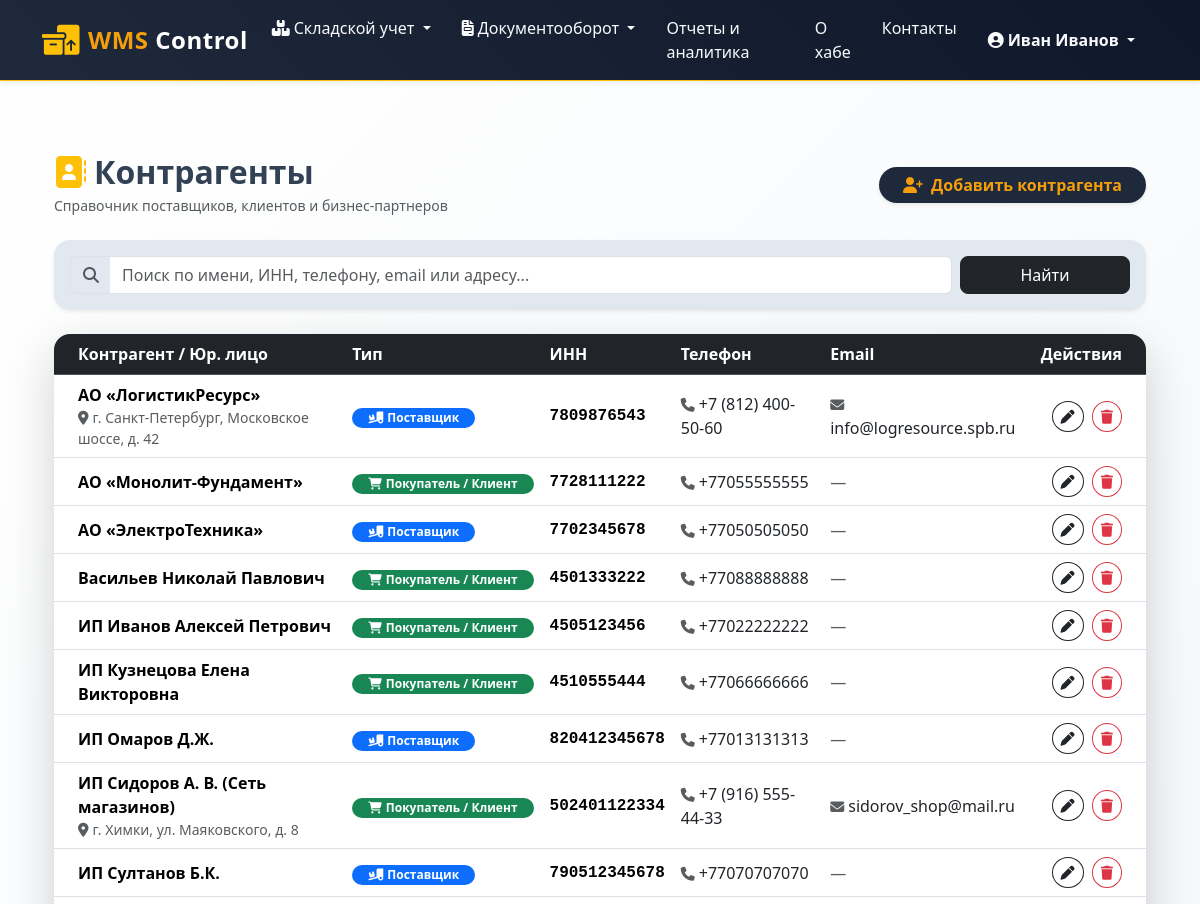
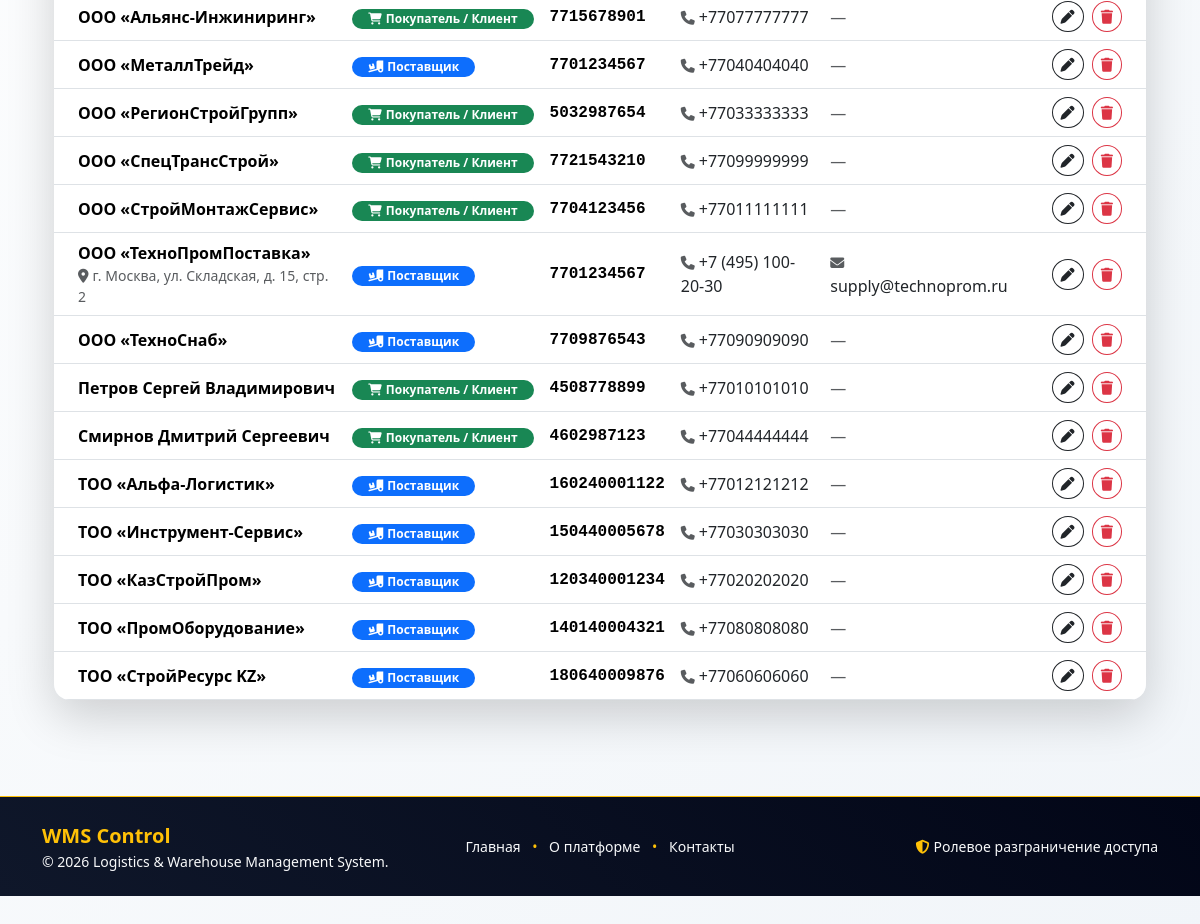
Page /orders/contractors/ (signed in) on the committed database (2 pictures, top to bottom).
### orders/models.py (models this page shows, shortened)
class Contractor(models.Model):
    TYPE_SUPPLIER = 'supplier'
    TYPE_CUSTOMER = 'customer'
    CONTRACTOR_TYPE_CHOICES = [
        (TYPE_SUPPLIER, _('Supplier')),
        (TYPE_CUSTOMER, _('Customer')),
    ]
    name = models.CharField(_('Contractor name / Legal entity'), max_length=200)
    contractor_type = models.CharField(
        _('Contractor type'),
        max_length=20,
        choices=CONTRACTOR_TYPE_CHOICES,
        default=TYPE_SUPPLIER
    )
    tax_id = models.CharField(_('Tax ID / INN'), max_length=20, blank=True)
    phone = models.CharField(_('Phone number'), max_length=50, blank=True)
    email = models.EmailField(_('Email address'), blank=True)
    address = models.TextField(_('Legal address'), blank=True)
    class Meta:
        verbose_name = _('Contractor')
        verbose_name_plural = _('Contractors')
        ordering = ['name']

### orders/views.py (the view, shortened to what this page needs)
# urls.py: path('contractors/', views.ContractorListView.as_view(), name='contractor_list'),
class ContractorListView(StorekeeperRequiredMixin, ListView):
    model = Contractor
    template_name = 'orders/contractor_list.html'
    context_object_name = 'contractors'
    def get_queryset(self):
        queryset = Contractor.objects.all()
        query = self.request.GET.get('q')
        return queryset
    def get_context_data(self, **kwargs):
        context = super().get_context_data(**kwargs)
        context['search_query'] = self.request.GET.get('q', '')
        return context

### inventory/mixins.py (called while the page is built)
    def dispatch(self, request, *args, **kwargs):
        if not request.user.is_authenticated:
            return self.handle_no_permission()
        if request.user.is_superuser:
            return super().dispatch(request, *args, **kwargs)
        user_role = getattr(getattr(request.user, 'profile', None), 'role', None)
        if user_role in ['storekeeper', 'manager', 'admin']:
            return super().dispatch(request, *args, **kwargs)
        raise PermissionDenied

### templates/orders/contractor_list.html (shortened to what this page needs)
{% extends 'base.html' %}
{% load i18n %}
{% block content %}
<div class="container py-4 py-lg-5">
    <div class="d-flex flex-wrap justify-content-between align-items-center gap-3 mb-4">
        <div>
            <h2 class="fw-bold mb-1">
                <i class="fa-solid fa-address-book text-warning me-2"></i>{% translate "Contractors" %}
            </h2>
            <p class="text-muted small mb-0">{% translate "Directory of suppliers, customers, and business partners" %}</p>
        </div>
        {% if user.profile.role == 'manager' or user.is_superuser %}
            <a href="{% url 'orders:contractor_create' %}" class="btn btn-dark fw-bold rounded-pill px-4 shadow-sm" style="background-color: var(--navbar-background-color-light, #212529); color: var(--navbar-text-color-dark, #ffffff); border: none;">
                <i class="fa-solid fa-user-plus me-2"></i>{% translate "Add Contractor" %}
            </a>
        {% endif %}
    </div>
    <div class="card border-0 shadow-sm rounded-4 mb-4 p-3" style="background-color: var(--card-background-color-dark, #ffffff);">
        <form method="get" action="" class="row g-2 align-items-center">
            <div class="col-md-10">
                <div class="input-group">
                    <span class="input-group-text bg-transparent border-end-0 text-muted">
                        <i class="fa-solid fa-magnifying-glass"></i>
                    </span>
                    <input type="text" name="q" value="{{ search_query }}" class="form-control border-start-0" placeholder="{% translate 'Search by name, tax ID, phone, email, or address...' %}">
                </div>
            </div>
            <div class="col-md-2 d-flex gap-2">
                <button type="submit" class="btn btn-dark w-100 rounded-3">{% translate "Search" %}</button>
            </div>
        </form>
    </div>
    <div class="card border-0 shadow-lg rounded-4 overflow-hidden" style="background-color: var(--card-background-color-dark, #ffffff);">
        <div class="table-responsive">
            <table class="table table-hover align-middle mb-0">
                <thead class="table-dark">
                    <tr>
                        <th scope="col" class="ps-4">{% translate "Contractor / Legal Entity" %}</th>
                        <th scope="col">{% translate "Type" %}</th>
                        <th scope="col">{% translate "Tax ID / INN" %}</th>
                        <th scope="col">{% translate "Phone" %}</th>
                        <th scope="col">{% translate "Email" %}</th>
                        {% if user.profile.role == 'manager' or user.is_superuser %}
                            <th scope="col" class="text-end pe-4">{% translate "Actions" %}</th>
                        {% endif %}
                    </tr>
                </thead>
                <tbody>
                    {% for contractor in contractors %}
                        <tr>
                            <td class="ps-4">
                                <div class="fw-bold fs-6">{{ contractor.name }}</div>
                                {% if contractor.address %}
                                    <small class="text-muted d-block"><i class="fa-solid fa-location-dot me-1"></i>{{ contractor.address|truncatewords:8 }}</small>
                                {% endif %}
                            </td>
                            <td>
                                {% if contractor.contractor_type == 'supplier' %}
                                    <span class="badge bg-primary rounded-pill px-3">
                                        <i class="fa-solid fa-truck-ramp-box me-1"></i>{{ contractor.get_contractor_type_display }}
                                    </span>
                                {% else %}
                                    <span class="badge bg-success rounded-pill px-3">
                                        <i class="fa-solid fa-cart-shopping me-1"></i>{{ contractor.get_contractor_type_display }}
                                    </span>
                                {% endif %}
                            </td>
                            <td class="font-monospace fw-semibold">{{ contractor.tax_id|default:"—" }}</td>
                            <td>
                                {% if contractor.phone %}
                                    <a href="tel:{{ contractor.phone }}" class="text-decoration-none text-body">
                                        <i class="fa-solid fa-phone me-1 text-muted small"></i>{{ contractor.phone }}
                                    </a>
                                {% else %}
                                    <span class="text-muted italic">—</span>
                                {% endif %}
                            </td>
                            <td>
                                {% if contractor.email %}
                                    <a href="mailto:{{ contractor.email }}" class="text-decoration-none text-body">
                                        <i class="fa-solid fa-envelope me-1 text-muted small"></i>{{ contractor.email }}
                                    </a>
                                {% else %}
                                    <span class="text-muted italic">—</span>
                                {% endif %}
                            </td>
                            {% if user.profile.role == 'manager' or user.is_superuser %}
                                <td class="text-end pe-4">
                                    <a href="{% url 'orders:contractor_update' contractor.pk %}" class="btn btn-sm btn-outline-dark rounded-circle me-1" title="{% translate 'Edit' %}">
                                        <i class="fa-solid fa-pen"></i>
                                    </a>
                                    <button type="button" class="btn btn-sm btn-outline-danger rounded-circle" data-bs-toggle="modal" data-bs-target="#deleteContractorModal{{ contractor.pk }}" title="{% translate 'Delete' %}">
                                        <i class="fa-solid fa-trash"></i>
                                    </button>
                                </td>
                            {% endif %}
                        </tr>
                    {% endfor %}
                </tbody>
            </table>
        </div>
    </div>
</div>
{% endblock %}

### templates/base.html (shortened to what this page needs)
<!DOCTYPE html>
{% load static %}
{% load i18n %}
<html lang="{{ LANGUAGE_CODE|default:'ru' }}">
<head>
    <link href="https://cdn.jsdelivr.net/npm/bootstrap@5.3.3/dist/css/bootstrap.min.css" rel="stylesheet">
    <link rel="stylesheet" href="https://cdnjs.cloudflare.com/ajax/libs/font-awesome/6.7.2/css/all.min.css">
    <link rel="stylesheet" href="https://cdn.datatables.net/1.13.8/css/dataTables.bootstrap5.min.css">
    <link rel="stylesheet" href="{% static 'css/site.css' %}">
</head>
<body class="d-flex flex-column min-vh-100 bg-light">
    <header>
        <nav class="navbar navbar-expand-lg navbar-dark bg-dark border-bottom border-warning shadow-sm mb-4">
            <div class="container">
                <a class="navbar-brand fw-bold text-warning d-flex align-items-center" href="{% url 'index' %}">
                    <i class="fa-solid fa-boxes-packing fa-lg me-2 text-warning"></i>
                    <span>WMS <span class="text-white">Control</span></span>
                </a>
                <div class="collapse navbar-collapse" id="mainMenu">
                    <ul class="navbar-nav me-auto mb-2 mb-lg-0">
                        {% if user.is_authenticated %}
                            <li class="nav-item dropdown">
                                <a class="nav-link dropdown-toggle text-light" href="#" id="inventoryDropdown" role="button" data-bs-toggle="dropdown" aria-expanded="false">
                                    <i class="fa-solid fa-boxes-stacked me-1"></i>{% trans "Inventory" %}
                                </a>
                            </li>
                            <li class="nav-item dropdown">
                                <a class="nav-link dropdown-toggle text-light" href="#" id="ordersDropdown" role="button" data-bs-toggle="dropdown" aria-expanded="false">
                                    <i class="fa-solid fa-file-invoice me-1"></i>{% trans "Documents" %}
                                </a>
                            </li>
							{% if user.profile.role == 'manager' or user.is_superuser %}
								<li class="nav-item">
									<a class="nav-link text-light" href="{% url 'orders:reports_dashboard' %}">
									   {% trans "Reports" %}
									</a>
								</li>
							{% endif %}
                        {% endif %}
                        <li class="nav-item">
                            <a class="nav-link text-light" href="{% url 'about' %}">{% trans "About Hub" %}</a>
                        </li>
                        <li class="nav-item">
                            <a class="nav-link text-light" href="{% url 'contact' %}">{% trans "Contacts" %}</a>
                        </li>
                    </ul>
                    <div class="d-flex align-items-center gap-3">
                        <ul class="navbar-nav">
                            {% if user.is_authenticated %}
                                <li class="nav-item dropdown">
                                    <a class="nav-link dropdown-toggle text-warning fw-semibold" href="#" id="userDropdown"
                                       role="button" data-bs-toggle="dropdown" aria-expanded="false">
                                        <i class="fa-solid fa-circle-user me-1"></i>{{ user.get_full_name|default:user.username }}
                                    </a>
                                </li>
                            {% else %}
                                <div class="d-flex gap-2">
                                    <a href="{% url 'accounts:login' %}" class="btn btn-outline-warning btn-sm fw-semibold">{% trans "Log in" %}</a>
                                </div>
                            {% endif %}
                        </ul>
                    </div>
                </div>
            </div>
        </nav>
    </header>
    <main role="main" class="flex-grow-1 pb-5">
        <div class="container">
            {% block content %}{% endblock content %}
        </div>
    </main>
	<footer class="bg-dark text-light py-4 border-top border-warning mt-auto">
		<div class="container">
			<div class="row align-items-center gy-3">
				<div class="col-12 col-md-4 text-center text-md-start">
					<div class="fw-bold text-warning fs-5">WMS Control</div>
					<p class="small text-light mb-0">&copy; 2026 Logistics & Warehouse Management System.</p>
				</div>
				<div class="col-12 col-md-4 text-center">
					<ul class="list-inline mb-0 small">
						<li class="list-inline-item"><a href="{% url 'index' %}" class="text-light text-decoration-none">{% trans "Home" %}</a></li>
						<li class="list-inline-item text-warning">•</li>
						<li class="list-inline-item"><a href="{% url 'about' %}" class="text-light text-decoration-none">{% trans "About" %}</a></li>
						<li class="list-inline-item text-warning">•</li>
						<li class="list-inline-item"><a href="{% url 'contact' %}" class="text-light text-decoration-none">{% trans "Contacts" %}</a></li>
					</ul>
				</div>
				<div class="col-12 col-md-4 text-center text-md-end small text-light">
					<i class="fa-solid fa-shield-halved text-warning me-1"></i>{% trans "Role-based Access Control" %}
				</div>
			</div>
		</div>
	</footer>
</body>
</html>

### static/css/site.css (style rules this page uses)
:root { --navbar-background-color-light: #1E293B; --navbar-background-color-dark: #0F172A; --navbar-text-color-light: #F8FAFC; --navbar-text-color-dark: #F59E0B; --header-background-color-light: #F8FAFC; --header-background-color-dark: #E2E8F0; --header-text-color-light: #1E293B; --header-text-color-dark: #0F172A; --main-background-color-light: #FFFFFF; --main-background-color-dark: #F1F5F9; --main-text-color: #334155; --main-header-color: #0F172A; --card-background-color-light: #FFFFFF; --card-background-color-dark: #E2E8F0; --card-text-color-light: #1E293B; --card-text-color-dark: #0F172A; --table-background-color-light: #FFFFFF; --table-background-color-dark: #F8FAFC; --table-text-color: #1E293B; --footer-background-color-light: #0F172A; --footer-background-color-dark: #020617; --footer-text-color-light: #94A3B8; --footer-text-color-dark: #E2E8F0; --star-size: 30px; --star-color: #F59E0B; --star-background: #64748B; }
html { font-size: 14px; }
@media (min-width: 768px) { html { font-size: 16px; } }
html { position: relative; min-height: 100%; }
.navbar { background-image: linear-gradient(45deg, var(--navbar-background-color-light), var(--navbar-background-color-dark)); padding: 8px 16px; }
.navbar-brand { color: var(--navbar-text-color-dark) !important; font-weight: bold; font-size: 24px; letter-spacing: 0.5px; }
.navbar-nav .nav-link { color: var(--navbar-text-color-light) !important; font-size: 16px; margin-right: 15px; transition: color 0.3s ease; }
body { margin-bottom: 60px; color: var(--main-text-color); background-image: linear-gradient(135deg, var(--main-background-color-light), var(--main-background-color-dark)); background-attachment: fixed; }
footer { position: relative; bottom: 0; width: 100%; background-image: linear-gradient(45deg, var(--footer-background-color-light), var(--footer-background-color-dark)); color: var(--footer-text-color-light); padding-top: 1.5rem; padding-bottom: 1.5rem; }

### rows in the picture
Contractor: name "АО «ЛогистикРесурс»", address "г. Санкт-Петербург, Московское шоссе, д. 42", contractor_type "Поставщик", tax_id "7809876543", phone "+7 (812) 400-50-60", email "info@logresource.spb.ru"
Contractor: name "АО «Монолит-Фундамент»", contractor_type "Покупатель / Клиент", tax_id "7728111222", phone "+77055555555"
Contractor: name "АО «ЭлектроТехника»", contractor_type "Поставщик", tax_id "7702345678", phone "+77050505050"
Contractor: name "Васильев Николай Павлович", contractor_type "Покупатель / Клиент", tax_id "4501333222", phone "+77088888888"
Contractor: name "ИП Иванов Алексей Петрович", contractor_type "Покупатель / Клиент", tax_id "4505123456", phone "+77022222222"
Contractor: name "ИП Кузнецова Елена Викторовна", contractor_type "Покупатель / Клиент", tax_id "4510555444", phone "+77066666666"
Contractor: name "ИП Омаров Д.Ж.", contractor_type "Поставщик", tax_id "820412345678", phone "+77013131313"
Contractor: name "ИП Сидоров А. В. (Сеть магазинов)", address "г. Химки, ул. Маяковского, д. 8", contractor_type "Покупатель / Клиент", tax_id "502401122334", phone "+7 (916) 555-44-33", email "sidorov_shop@mail.ru"
Contractor: name "ИП Султанов Б.К.", contractor_type "Поставщик", tax_id "790512345678", phone "+77070707070"
Contractor: name "ООО «Альянс-Инжиниринг»", contractor_type "Покупатель / Клиент", tax_id "7715678901", phone "+77077777777"
Contractor: name "ООО «МеталлТрейд»", contractor_type "Поставщик", tax_id "7701234567", phone "+77040404040"
Contractor: name "ООО «РегионСтройГрупп»", contractor_type "Покупатель / Клиент", tax_id "5032987654", phone "+77033333333"
Contractor: name "ООО «СпецТрансСтрой»", contractor_type "Покупатель / Клиент", tax_id "7721543210", phone "+77099999999"
Contractor: name "ООО «СтройМонтажСервис»", contractor_type "Покупатель / Клиент", tax_id "7704123456", phone "+77011111111"
Contractor: name "ООО «ТехноПромПоставка»", address "г. Москва, ул. Складская, д. 15, стр. 2", contractor_type "Поставщик", tax_id "7701234567", phone "+7 (495) 100-20-30", email "supply@technoprom.ru"
Contractor: name "ООО «ТехноСнаб»", contractor_type "Поставщик", tax_id "7709876543", phone "+77090909090"
Contractor: name "Петров Сергей Владимирович", contractor_type "Покупатель / Клиент", tax_id "4508778899", phone "+77010101010"
Contractor: name "Смирнов Дмитрий Сергеевич", contractor_type "Покупатель / Клиент", tax_id "4602987123", phone "+77044444444"
Contractor: name "ТОО «Альфа-Логистик»", contractor_type "Поставщик", tax_id "160240001122", phone "+77012121212"
Contractor: name "ТОО «Инструмент-Сервис»", contractor_type "Поставщик", tax_id "150440005678", phone "+77030303030"
Contractor: name "ТОО «КазСтройПром»", contractor_type "Поставщик", tax_id "120340001234", phone "+77020202020"
Contractor: name "ТОО «ПромОборудование»", contractor_type "Поставщик", tax_id "140140004321", phone "+77080808080"
Contractor: name "ТОО «СтройРесурс KZ»", contractor_type "Поставщик", tax_id "180640009876", phone "+77060606060"

### other values in the picture
{{ user.get_full_name|default:user.username }} "Иван Иванов"
